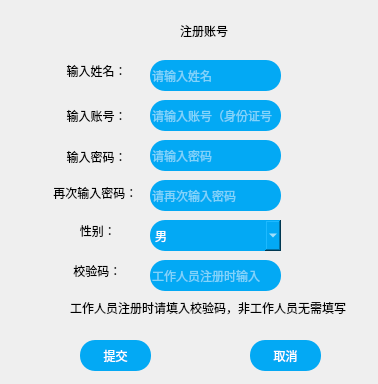
<?xml version="1.0" encoding="UTF-8"?>
<ui version="4.0">
 <class>Dialog</class>
 <widget class="QDialog" name="Dialog">
  <property name="geometry">
   <rect>
    <x>0</x>
    <y>0</y>
    <width>378</width>
    <height>384</height>
   </rect>
  </property>
  <property name="windowTitle">
   <string>注册账号</string>
  </property>
  <property name="styleSheet">
   <string notr="true">background:url(:/new/prefix1/bg.jpg);

border-radius:15px;</string>
  </property>
  <widget class="QLabel" name="label">
   <property name="geometry">
    <rect>
     <x>180</x>
     <y>10</y>
     <width>91</width>
     <height>41</height>
    </rect>
   </property>
   <property name="styleSheet">
    <string notr="true">font: 14pt &quot;楷体&quot;;</string>
   </property>
   <property name="text">
    <string>注册账号</string>
   </property>
  </widget>
  <widget class="QLabel" name="label_2">
   <property name="geometry">
    <rect>
     <x>70</x>
     <y>300</y>
     <width>291</width>
     <height>16</height>
    </rect>
   </property>
   <property name="styleSheet">
    <string notr="true">font: 9pt &quot;楷体&quot;;</string>
   </property>
   <property name="text">
    <string>工作人员注册时请填入校验码，非工作人员无需填写</string>
   </property>
  </widget>
  <widget class="QFrame" name="frame">
   <property name="geometry">
    <rect>
     <x>50</x>
     <y>320</y>
     <width>331</width>
     <height>81</height>
    </rect>
   </property>
   <property name="styleSheet">
    <string notr="true">background-image:url();</string>
   </property>
   <property name="frameShape">
    <enum>QFrame::StyledPanel</enum>
   </property>
   <property name="frameShadow">
    <enum>QFrame::Raised</enum>
   </property>
   <widget class="QPushButton" name="submit">
    <property name="geometry">
     <rect>
      <x>30</x>
      <y>20</y>
      <width>71</width>
      <height>31</height>
     </rect>
    </property>
    <property name="styleSheet">
     <string notr="true">QPushButton{
background:#03a9f4;
color:#fff;
border-radius:15px;
}</string>
    </property>
    <property name="text">
     <string>提交</string>
    </property>
   </widget>
   <widget class="QPushButton" name="cancel">
    <property name="geometry">
     <rect>
      <x>200</x>
      <y>20</y>
      <width>71</width>
      <height>31</height>
     </rect>
    </property>
    <property name="styleSheet">
     <string notr="true">QPushButton{
background:#03a9f4;
color:#fff;
border-radius:15px;
}</string>
    </property>
    <property name="text">
     <string>取消</string>
    </property>
   </widget>
  </widget>
  <widget class="QFrame" name="frame_2">
   <property name="geometry">
    <rect>
     <x>40</x>
     <y>50</y>
     <width>401</width>
     <height>251</height>
    </rect>
   </property>
   <property name="styleSheet">
    <string notr="true">background-image:url();
font: 9pt &quot;华文行楷&quot;;
font: 9pt &quot;楷体&quot;;
QLineEdit{
background:#03a9f4;
color: rgb(255, 255, 255);
};
</string>
   </property>
   <property name="frameShape">
    <enum>QFrame::StyledPanel</enum>
   </property>
   <property name="frameShadow">
    <enum>QFrame::Raised</enum>
   </property>
   <widget class="QLabel" name="enter_name">
    <property name="geometry">
     <rect>
      <x>10</x>
      <y>10</y>
      <width>91</width>
      <height>21</height>
     </rect>
    </property>
    <property name="styleSheet">
     <string notr="true"/>
    </property>
    <property name="text">
     <string>     输入姓名：</string>
    </property>
   </widget>
   <widget class="QLineEdit" name="name">
    <property name="geometry">
     <rect>
      <x>110</x>
      <y>10</y>
      <width>131</width>
      <height>31</height>
     </rect>
    </property>
    <property name="styleSheet">
     <string notr="true">border-radius:15px;
background:#03a9f4;
color: rgb(255, 255, 255);</string>
    </property>
    <property name="placeholderText">
     <string>请输入姓名</string>
    </property>
   </widget>
   <widget class="QLineEdit" name="id">
    <property name="geometry">
     <rect>
      <x>110</x>
      <y>50</y>
      <width>131</width>
      <height>31</height>
     </rect>
    </property>
    <property name="styleSheet">
     <string notr="true">border-radius:15px;
background:#03a9f4;
color: rgb(255, 255, 255);</string>
    </property>
    <property name="placeholderText">
     <string>请输入账号（身份证号</string>
    </property>
   </widget>
   <widget class="QLabel" name="passNumber1">
    <property name="geometry">
     <rect>
      <x>10</x>
      <y>90</y>
      <width>90</width>
      <height>34</height>
     </rect>
    </property>
    <property name="text">
     <string>     输入密码：</string>
    </property>
   </widget>
   <widget class="QLabel" name="passNumber2">
    <property name="geometry">
     <rect>
      <x>10</x>
      <y>120</y>
      <width>90</width>
      <height>45</height>
     </rect>
    </property>
    <property name="text">
     <string> 再次输入密码：</string>
    </property>
   </widget>
   <widget class="QLineEdit" name="password1">
    <property name="geometry">
     <rect>
      <x>110</x>
      <y>90</y>
      <width>131</width>
      <height>31</height>
     </rect>
    </property>
    <property name="styleSheet">
     <string notr="true">border-radius:15px;
background:#03a9f4;
color: rgb(255, 255, 255);</string>
    </property>
    <property name="echoMode">
     <enum>QLineEdit::Password</enum>
    </property>
    <property name="placeholderText">
     <string>请输入密码</string>
    </property>
   </widget>
   <widget class="QLineEdit" name="password2">
    <property name="geometry">
     <rect>
      <x>110</x>
      <y>130</y>
      <width>131</width>
      <height>31</height>
     </rect>
    </property>
    <property name="styleSheet">
     <string notr="true">border-radius:15px;
background:#03a9f4;
color: rgb(255, 255, 255);</string>
    </property>
    <property name="echoMode">
     <enum>QLineEdit::Password</enum>
    </property>
    <property name="placeholderText">
     <string>请再次输入密码</string>
    </property>
   </widget>
   <widget class="QLabel" name="check">
    <property name="geometry">
     <rect>
      <x>10</x>
      <y>200</y>
      <width>101</width>
      <height>41</height>
     </rect>
    </property>
    <property name="text">
     <string>       校验码：</string>
    </property>
   </widget>
   <widget class="QLineEdit" name="checkCode">
    <property name="geometry">
     <rect>
      <x>110</x>
      <y>210</y>
      <width>131</width>
      <height>31</height>
     </rect>
    </property>
    <property name="styleSheet">
     <string notr="true">border-radius:15px;
background:#03a9f4;
color: rgb(255, 255, 255);</string>
    </property>
    <property name="placeholderText">
     <string>工作人员注册时输入</string>
    </property>
   </widget>
   <widget class="QLabel" name="account">
    <property name="geometry">
     <rect>
      <x>10</x>
      <y>40</y>
      <width>91</width>
      <height>51</height>
     </rect>
    </property>
    <property name="text">
     <string>     输入账号：</string>
    </property>
   </widget>
   <widget class="QLabel" name="sex_name">
    <property name="geometry">
     <rect>
      <x>10</x>
      <y>150</y>
      <width>90</width>
      <height>61</height>
     </rect>
    </property>
    <property name="text">
     <string>         性别：</string>
    </property>
   </widget>
   <widget class="QComboBox" name="select">
    <property name="geometry">
     <rect>
      <x>110</x>
      <y>170</y>
      <width>131</width>
      <height>31</height>
     </rect>
    </property>
    <property name="styleSheet">
     <string notr="true">border-radius:15px;
background:#03a9f4;
color: rgb(255, 255, 255);</string>
    </property>
    <item>
     <property name="text">
      <string>男</string>
     </property>
    </item>
    <item>
     <property name="text">
      <string>女</string>
     </property>
    </item>
    <item>
     <property name="text">
      <string>保密</string>
     </property>
    </item>
   </widget>
  </widget>
 </widget>
 <resources/>
 <connections/>
</ui>
